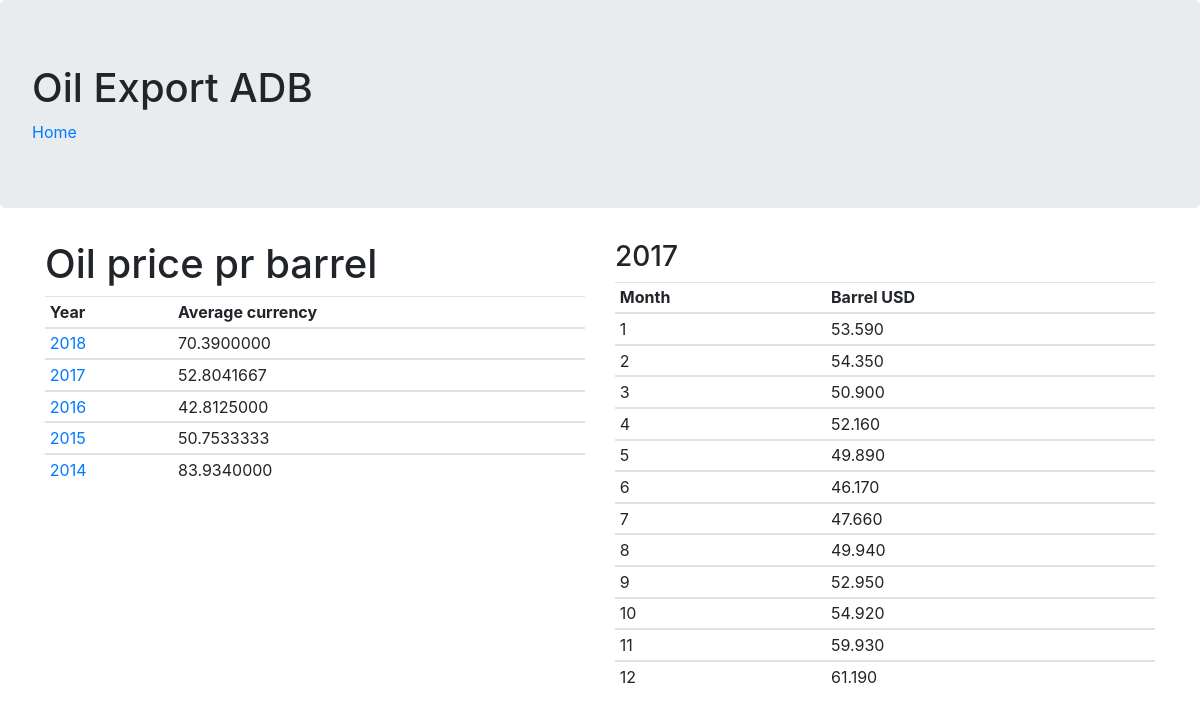
/adb/web_mysql/stat5.php, run on the app's committed database.
### tables this page shows
create table oilprice_dim(
  month int not null check (month > 0 and month < 13),
  year int not null check (year > 1970 and year < 2100),
  barrelprice numeric(8,3) not null check (barrelprice > 1 and barrelprice < 500),
  primary key(year, month)
);

### adb/web_mysql/stat5.php (the view, shortened to what this page needs)
<html>
	<head>
		<link href="https://stackpath.bootstrapcdn.com/bootstrap/4.1.3/css/bootstrap.min.css" rel="stylesheet">
	</head>
	<body>
	    <div class='jumbotron'>
			<h1>Oil Export ADB</h1>
			<a href="stat1.php">Home</a>
		</div>
		<?php
		    function openConnection()
		    {
				$servername = "localhost";
				$username = "eivind";
				$password = "passord1";
				$dbname = "proj_adb";
				$conn = new mysqli($servername, $username, $password, $dbname);
				return $conn;
		    }
			function getYearUrlparam()
			{
				 $yyyy = $_GET['year'];
				 if(!$yyyy || $yyyy=='') {
					 $yyyy = "2017";
				 }
				 return $yyyy;
			}
			function createYearlySql()
			{
				return "select year, AVG(barrelprice) as avgusd from oilprice_dim group by year order by year desc";
			}
			function createSql($year)
			{
				return "select c.month, c.year, c.barrelprice " .
				"from oilprice_dim c " .
				"where c.year={$year} " .
				"order by c.month";
			}
			function displayData($avgQry, $getQry, $year)
			{
				echo "<div class='container'>";
				echo "<div class='row'>";
				echo "<div class='col-md-6'>";
				echo "<h1>Oil price pr barrel</h1>";
				echo "<table class='table table-sm table-hover'>";
				echo "<thead><tr><th>Year</th><th>Average currency</th></tr></thead>";
				while($row = $avgQry->fetch_assoc())
				{
					echo "<tbody><tr>";
					echo "<td><a href='stat5.php?year={$row["year"]}'>" . $row["year"] . "</a></td>";
					echo "<td>" . $row["avgusd"] . "</td>";
					echo "</tr></tbody>";
				}
				echo "</table>";
				echo "</div>";
				echo "<div class='col-md-6'>";
				echo "<h3>{$year}</h3>";
				echo "<table class='table table-sm table-hover'>";
				echo "<thead><tr><th>Month</th><th>Barrel USD</th></tr></thead>";
				while($row = $getQry->fetch_assoc())
				{
					echo "<tbody><tr>";
					echo "<td>" . $row["month"] . "</td>";
					echo "<td>" . $row["barrelprice"] . "</td>";
					echo "</tr></tbody>";
				}
				 echo "</table>";
				 echo "</div>";
				 echo "</div>";
				 echo "</div>";
			}
			$conn = openConnection();
			$year = getYearUrlparam();
			$avgQry = $conn->query(createYearlySql());
			$sql = createSql($year);
			$getQry = $conn->query($sql);
			displayData($avgQry, $getQry, $year);
		?>
	</body>
</html>

### data on the page
oilprice_dim: month "1", barrelprice "53.590"
oilprice_dim: month "2", barrelprice "54.350"
oilprice_dim: month "3", barrelprice "50.900"
oilprice_dim: month "4", barrelprice "52.160"
oilprice_dim: month "5", barrelprice "49.890"
oilprice_dim: month "6", barrelprice "46.170"
oilprice_dim: month "7", barrelprice "47.660"
oilprice_dim: month "8", barrelprice "49.940"
oilprice_dim: month "9", barrelprice "52.950"
oilprice_dim: month "10", barrelprice "54.920"
oilprice_dim: month "11", barrelprice "59.930"
oilprice_dim: month "12", barrelprice "61.190"

### other printed values
$row["year"] "2018"
$row["avgusd"] "70.3900000"
$row["year"] "2017"
$row["avgusd"] "52.8041667"
$row["year"] "2016"
$row["avgusd"] "42.8125000"
$row["year"] "2015"
$row["avgusd"] "50.7533333"
$row["year"] "2014"
$row["avgusd"] "83.9340000"
$year "2017"
